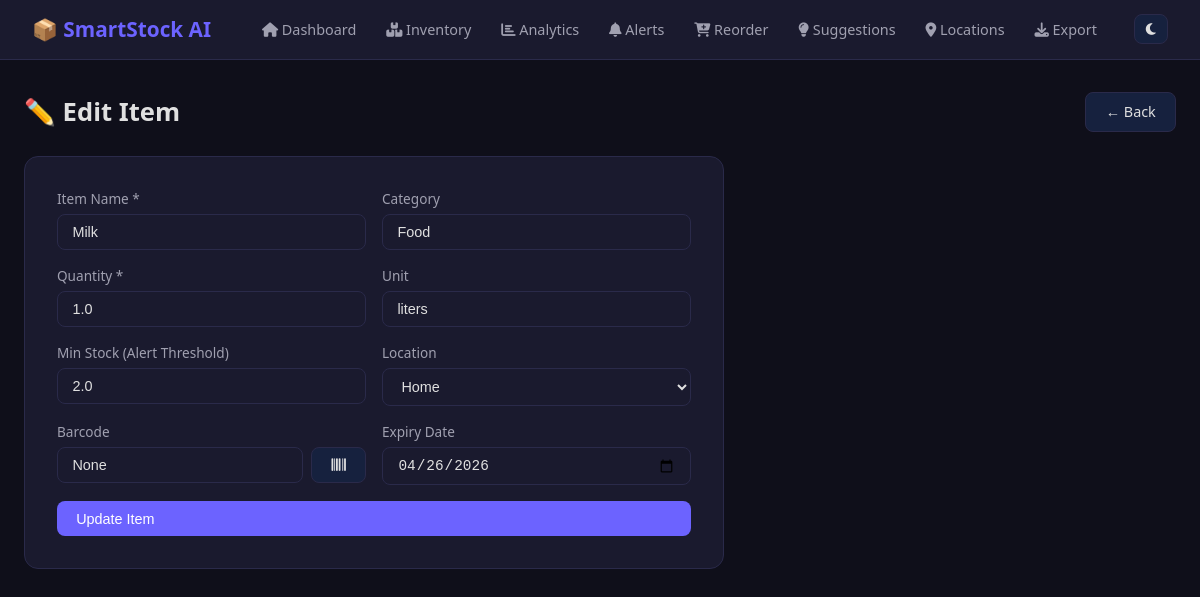
The app's page /item/edit/2 with its own data.
### tables this page shows
CREATE TABLE items (
                id INTEGER PRIMARY KEY AUTOINCREMENT,
                name TEXT NOT NULL,
                category TEXT DEFAULT 'General',
                quantity REAL DEFAULT 0,
                unit TEXT DEFAULT 'units',
                min_stock REAL DEFAULT 5,
                barcode TEXT,
                expiry_date TEXT,
                location TEXT DEFAULT 'Home',
                image_url TEXT,
                created_at TEXT DEFAULT CURRENT_TIMESTAMP
            );

CREATE TABLE locations (
                id INTEGER PRIMARY KEY AUTOINCREMENT,
                name TEXT UNIQUE NOT NULL
            );

### app.py (the view, shortened to what this page needs)
@app.route('/item/edit/<int:item_id>', methods=['GET', 'POST'])
def edit_item(item_id):
    with get_db() as db:
        item = db.execute("SELECT * FROM items WHERE id=?", (item_id,)).fetchone()
        locations = db.execute("SELECT name FROM locations").fetchall()
    return render_template('item_form.html', item=item, locations=[l['name'] for l in locations])

### app.py (called while the page is built)
def get_db():
    conn = sqlite3.connect(DB)
    conn.row_factory = sqlite3.Row
    return conn

### templates/item_form.html (shortened to what this page needs)
{% extends "base.html" %}
{% block content %}
<div class="page-header">
    <h1>{{ '✏️ Edit Item' if item else '➕ Add Item' }}</h1>
    <a href="/inventory" class="btn-secondary">← Back</a>
</div>
<div class="form-card">
    <form method="POST">
        <div class="form-grid">
            <div class="form-group">
                <label>Item Name *</label>
                <input type="text" name="name" class="input" required value="{{ item.name if item else '' }}">
            </div>
            <div class="form-group">
                <label>Category</label>
                <input type="text" name="category" class="input" list="cat-list"
                       value="{{ item.category if item else 'General' }}">
            </div>
            <div class="form-group">
                <label>Quantity *</label>
                <input type="number" name="quantity" class="input" step="0.01" required
                       value="{{ item.quantity if item else '' }}">
            </div>
            <div class="form-group">
                <label>Unit</label>
                <input type="text" name="unit" class="input" list="unit-list"
                       value="{{ item.unit if item else 'units' }}">
            </div>
            <div class="form-group">
                <label>Min Stock (Alert Threshold)</label>
                <input type="number" name="min_stock" class="input" step="0.01"
                       value="{{ item.min_stock if item else '5' }}">
            </div>
            <div class="form-group">
                <label>Location</label>
                <select name="location" class="input">
                    {% for loc in locations %}
                    <option value="{{ loc }}" {% if item and item.location==loc %}selected{% endif %}>{{ loc }}</option>
                    {% endfor %}
                </select>
            </div>
            <div class="form-group">
                <label>Barcode</label>
                <div style="display:flex;gap:0.5rem">
                    <input type="text" name="barcode" id="barcode-input" class="input"
                           value="{{ item.barcode if item else '' }}" placeholder="Scan or type barcode">
                    <button type="button" class="btn-secondary" onclick="scanForForm()">
                        <i class="fas fa-barcode"></i>
                    </button>
                </div>
            </div>
            <div class="form-group">
                <label>Expiry Date</label>
                <input type="date" name="expiry_date" class="input"
                       value="{{ item.expiry_date if item else '' }}">
            </div>
        </div>
        <button type="submit" class="btn-primary" style="width:100%;margin-top:1rem">
            {{ 'Update Item' if item else 'Add Item' }}
        </button>
    </form>
</div>
{% endblock %}

### static/css/style.css (style rules this page uses)
:root { --bg: #0f0f1a; --surface: #1a1a2e; --surface2: #16213e; --text: #e0e0e0; --text2: #a0a0b0; --border: #2a2a4a; --primary: #6c63ff; --primary-dark: #5a52d5; --red: #ff4757; --orange: #ffa502; --green: #2ed573; --blue: #1e90ff; --purple: #a55eea; }
* { margin: 0; padding: 0; box-sizing: border-box; }
body { background: var(--bg); color: var(--text); font-family: 'Segoe UI', sans-serif; min-height: 100vh; }
.page-header { display: flex; align-items: center; justify-content: space-between; margin-bottom: 1.5rem; }
.page-header h1 { font-size: 1.6rem; }
.btn-primary { background: var(--primary); color: #fff; border: none; padding: 0.6rem 1.2rem; border-radius: 8px; cursor: pointer; text-decoration: none; font-size: 0.9rem; transition: background 0.2s; display: inline-flex; align-items: center; gap: 0.4rem; }
.btn-secondary { background: var(--surface2); color: var(--text); border: 1px solid var(--border); padding: 0.6rem 1.2rem; border-radius: 8px; cursor: pointer; text-decoration: none; font-size: 0.9rem; display: inline-flex; align-items: center; gap: 0.4rem; }
.input { background: var(--surface); border: 1px solid var(--border); color: var(--text); padding: 0.55rem 0.9rem; border-radius: 8px; font-size: 0.9rem; outline: none; }
.form-card { background: var(--surface); border-radius: 14px; border: 1px solid var(--border); padding: 2rem; max-width: 700px; }
.form-grid { display: grid; grid-template-columns: 1fr 1fr; gap: 1rem; }
.form-group { display: flex; flex-direction: column; gap: 0.4rem; }
.form-group label { font-size: 0.85rem; color: var(--text2); }
.form-group .input { width: 100%; }

### records on screen
items: name "Milk", category "Food", quantity "1.0", unit "liters", min_stock "2.0", location "Home", barcode "None", expiry_date "04/26/2026"

### other values on screen
{{ '✏️ Edit Item' if item else '➕ Add Item' }} "✏️ Edit Item"
{{ 'Update Item' if item else 'Add Item' }} "Update Item"
